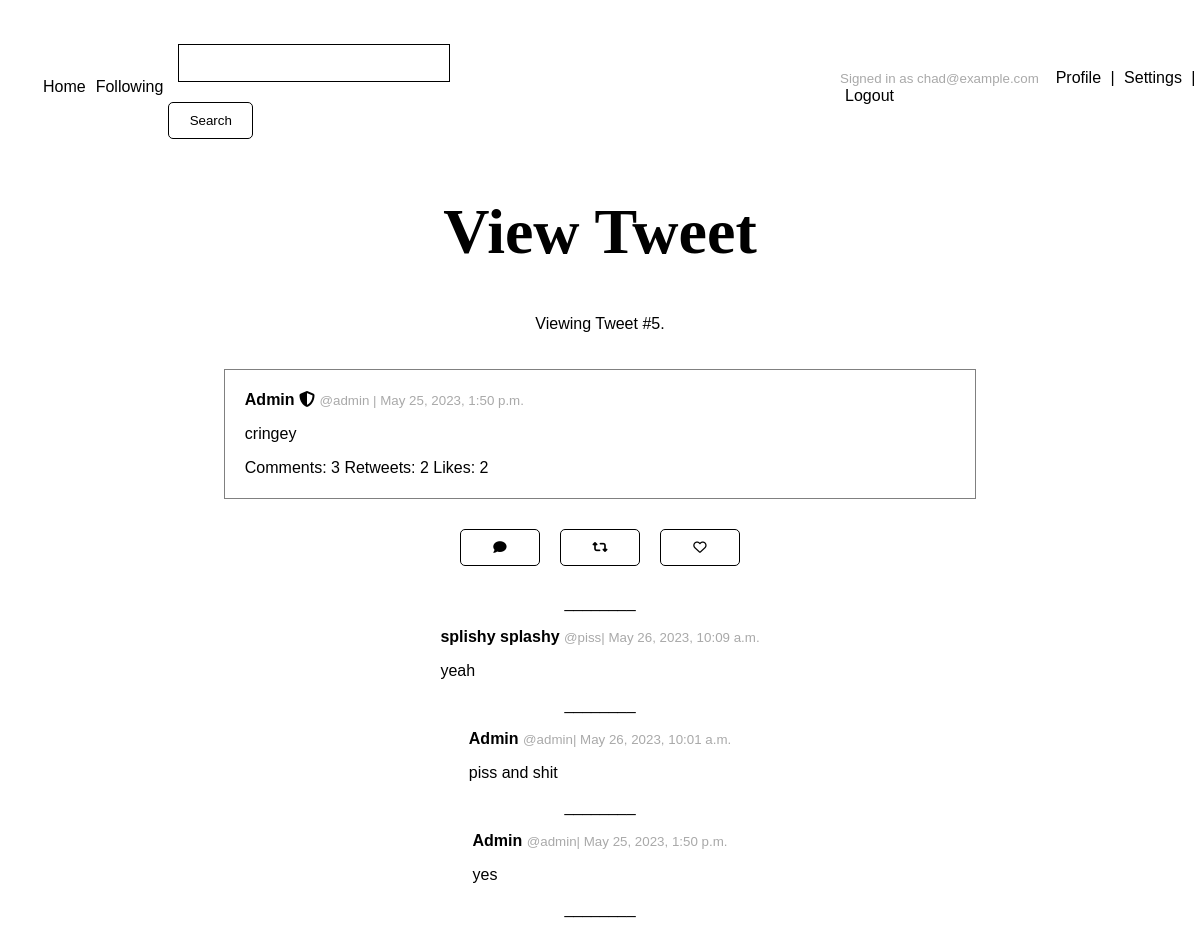
Screenshot of /5/ (signed in) with the database file from the repository.
### tweets/models.py (models this page shows)
class Tweet(models.Model):
    text = models.CharField(max_length=144)
    date = models.DateTimeField(default=timezone.now)
    likes = models.ManyToManyField(User, blank=True, related_name='likes')
    user = models.ForeignKey(User, on_delete=models.CASCADE)
    class Meta:
        ordering = ["-date"]
    def __str__(self):
        return self.text

class Comment(models.Model):
    tweet = models.ForeignKey(Tweet, on_delete=models.CASCADE)
    user = models.ForeignKey(User, on_delete=models.CASCADE)
    text = models.CharField(max_length=144)
    date = models.DateTimeField(default=timezone.now)
    def __str__(self):
        return self.text
    class Meta:
        ordering = ["-date"]

### users/models.py (models this page shows, shortened)
class Profile(models.Model):
    user = models.OneToOneField(User, on_delete=models.CASCADE)
    bio = models.TextField(default="")
    display_name = models.CharField(default="", max_length=150)
    location = models.CharField(blank=True, max_length=150)
    followers = models.ManyToManyField(User, blank=True, related_name='followers')
    following = models.ManyToManyField(User, blank=True, related_name='following')

### tweets/views.py (the view)
# urls.py: path('<int:tweet_id>/', views.tweet, name="tweet"),
@login_required
def tweet(request, tweet_id):
    tweet = get_object_or_404(Tweet, pk=tweet_id)
    already_liked = False
    if request.user.is_authenticated:
        already_liked = liked(request.user, tweet)
    return render(request, 'tweets/view_tweet.html', {"title": "View Tweet", "tweet": tweet, "already_liked": already_liked })

### tweets/views.py (called while the page is built)
def liked(user, tweet):
    liked = False
    for like in tweet.likes.all():
        if like == user:
            liked = True
            break
    return liked

### templates/tweets/view_tweet.html (shortened to what this page needs)
{% extends '../base.html' %}
{% block content %}
    <p>Viewing Tweet #{{tweet.id}}.</p>
    {% include "tweets/tweet.html" %}
    <div class="tweet-buttons center">
        <button id="show-comment" class="comment" onclick="showForm()" title="Show comment box"><i class="fa-solid fa-comment"></i></button>
        <form action="{% url 'retweet' tweet.id %}" method="post">
            <button type="submit" class="retweet" title="Retweet"><i class="fa-solid fa-retweet"></i></button>
        </form>
        <form action="{% url 'like' tweet.id %}" method="post">
            {% if already_liked %}
                <button type="submit" class="like" title="Like"><i class="fa-solid fa-heart"></i></button>
            {% else %}
                <button type="submit" class="like" title="Like"><i class="fa-regular fa-heart"></i></button>
            {% endif %}
        </form>
    </div>
        <br>
    <div class="center comments">
        ________
        {% for comment in tweet.comment_set.all %}
            {% include "tweets/comment.html" %}
        ________
        {% endfor %}
    </div>
{% endblock %}

### templates/base.html (shortened to what this page needs)
<!DOCTYPE html>
<html lang="en">
    <head>
        {% load static %}
        <link rel="stylesheet" href="{% static 'style.css' %}" rel="stylesheet" type="text/css">
        <link href="{% static 'fontawesomefree/css/fontawesome.css' %}" rel="stylesheet" type="text/css">
        <link href="{% static 'fontawesomefree/css/solid.css' %}" rel="stylesheet" type="text/css">
        <link href="{% static 'fontawesomefree/css/regular.css' %}" rel="stylesheet" type="text/css">
    </head>
    <body>
        {% if user.is_authenticated %}
            <nav class="center width-100">
                <ul class="center width-100" style="flex-direction: row">
                    <li><a id="nav-home" title="Home" href="{% url 'tweets' %}">Home</a></li>
                    <li><a id="nav-following" title="Following" href="{% url 'following_feed' %}">Following</a></li>
                    <li>
                        <form action="{% url 'search' %}" method="post">
                            <input class="search" type="text" name="query">
                            <button class="search" type="submit" title="Search">Search</button>
                        </form>
                    </li>
                    <div class="float-right">
                        <li><small>Signed in as {{user.email}}&nbsp;&nbsp;</small></li>
                        <li><a id="nav-profile" title="Profile" href="{% url 'profile' %}">Profile</a></li>
                         |
                        <li><a id="nav-settings" title="Settings" href="{% url 'settings' %}">Settings</a></li>
                         |
                        <li><a id="nav-logout" title="Logout" href="{% url 'signout' %}">Logout</a></li>
                    </div>
                </ul>
            </nav>
                {% endif %}
        <div class="content center">
            <h1 class="title">{{ title }}</h1>
            {% block content %}{% endblock %}
    </body>
</html>

### templates/tweets/tweet.html
<div class="tweet-card width-100">
    <a class="profile-link" href="{% url 'profile_public' tweet.user.id %}">
        <p>
            <strong>
                {{ tweet.user.profile.display_name }}
                {% if tweet.user.is_superuser %}
                    <i title="Admin" class="fa-solid fa-shield-halved"></i>
                {% endif %}
            </strong>
            <small>@{{ tweet.user }} | {{ tweet.date }}</small>
        </p>
    </a>
    <a class="tweet-link" href="{% url 'tweet' tweet.id %}">
        <p>{{ tweet }}</p>
        <p>
            Comments: {{ tweet.comment_set.count }}
            Retweets: {{ tweet.retweet_set.count }}
            Likes: {{ tweet.likes.count }}
        </p>
    </a>
</div>

### templates/tweets/comment.html
<div class="tweet comment-box">
    <a class="profile-link" href="{% url 'profile_public' comment.user.id %}">
        <p>
            <strong>{{ comment.user.profile.display_name }}</strong>
            <small>@{{ comment.user }}| {{ comment.date }}</small>
        </p>
    </a>
    <p>{{ comment }}</p>
</div>

### static/style.css (style rules this page uses)
body { font-family: "Trebuchet MS", "Arial", sans-serif; margin-bottom: 70px; }
h1 { font-family: "Garamond"; font-size: 64px; font-weight: bold; margin: 30px; }
@media (min-width: 1000px) { .content { margin-left: 20%; margin-right: 20%; } }
.center, form { display: flex; justify-content: center; align-items: center; flex-direction: column; }
.width-100, form { width: 100%; }
button { background: white; color: black; text-align: center; border: 1px solid black; padding-left: 20px; padding-right: 20px; padding-top: 10px; padding-bottom: 10px; border-radius: 5px; margin-top: 10px; width: 20%; }
nav { padding: 10px; }
nav li, nav li form { display: inline; }
nav li form { padding: 0; margin: 0; }
nav a { text-decoration: none; color: black; padding: 5px; border-radius: 5px; }
.float-right { float:right; }
input, textarea { padding: 10px; border: solid 1px black; width: 50%; margin: 10px; font-family: "Trebuchet MS"; }
input.search { min-width: 250px; }
button.search { min-width: 85px; }
small { color: darkgrey; }
div.tweet-card a { color: black; text-decoration: none; }
div.tweet-card { border: solid 1px grey; margin: 20px; padding: 5px 20px; }
a.follows-link, a.profile-link { color: black; text-decoration: none; }
.tweet-buttons { flex-direction: row; }
button.like, button#show-comment, button.retweet { min-width: 80px; max-width: 80px; margin: 10px; text-align: center; padding: 10px; background: white; color: black; opacity: 100%; }

### rows the page displays
Tweet: id "5", user.profile.display_name "Admin", user "admin", date "May 25, 2023, 1:50 p.m.", text "cringey", comment_set.count "3", retweet_set.count "2", likes.count "2"
Comment: user.profile.display_name "splishy splashy", user "piss", date "May 26, 2023, 10:09 a.m.", text "yeah"
Comment: user.profile.display_name "Admin", user "admin", date "May 26, 2023, 10:01 a.m.", text "piss and shit"
Comment: user.profile.display_name "Admin", user "admin", date "May 25, 2023, 1:50 p.m.", text "yes"

### other values shown
{{ user.email }} "chad@example.com"
{{ title }} "View Tweet"
